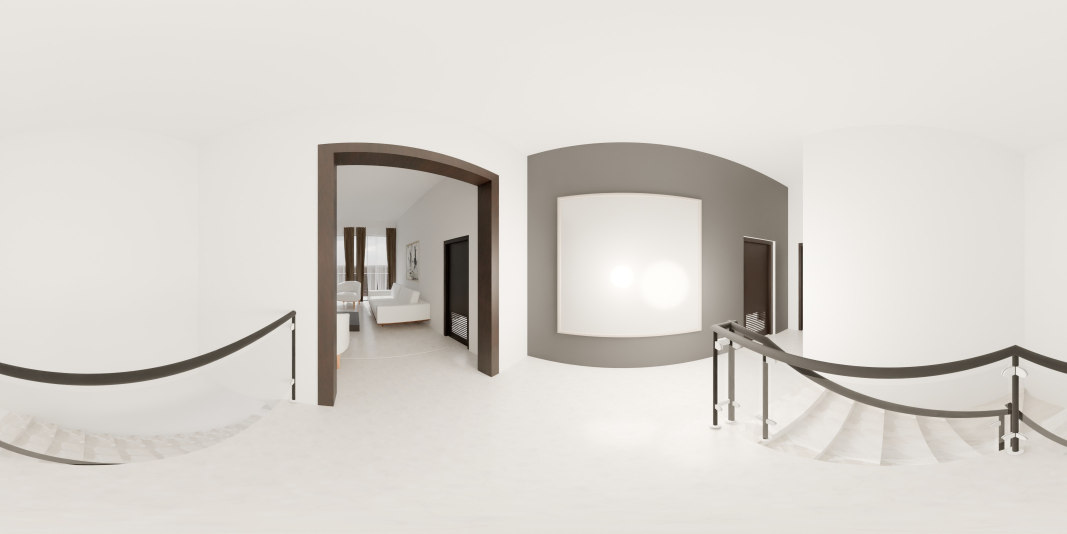
#> input picture lobby-premium/panos/lobby.jpg, 3200 x 1600 px (shown at 1/3 size)
$ python deploy_lobby.py
#> lines starting #> are read from the running program, lines starting #| are printed output that depends on the picture
import json, math, shutil
from PIL import Image
import os
os.chdir(r"C:/Users/USER/Downloads/skp_client/site")
os.makedirs("lobby-premium/panos", exist_ok=True)
shutil.copy2(r"C:/Users/USER/Downloads/skp_client/mbath_out/lobby_pano.jpg", "lobby-premium/panos/lobby.jpg")
shutil.copy2(r"C:/Users/USER/Downloads/skp_client/mbath_out/lobby_depth.png", "lobby-premium/panos/depth_rgbd.png")
Image.open("lobby-premium/panos/lobby.jpg").resize((512,256), Image.LANCZOS).save("tour-nav/thumbs/lobby.jpg", quality=88)
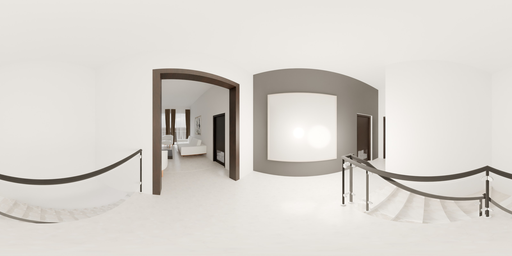
#> saved as lobby.jpg: PIL image 512x256 RGB; mean R, G, B 215.6, 211.4, 205.6

#> (the run stopped early here; a loop or call above may not have finished)

$ run again, with review/bd2_mirror142_crop.jpg copied over lobby-premium/panos/lobby.jpg
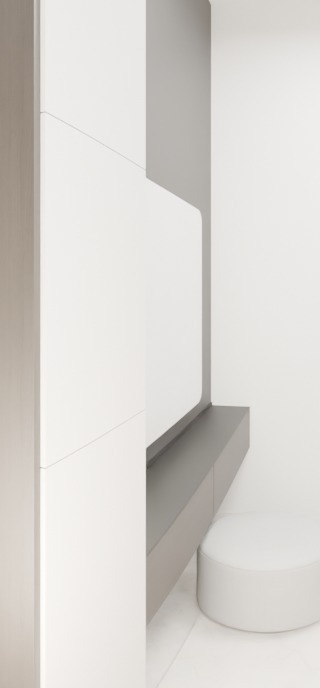
#> input picture review/bd2_mirror142_crop.jpg, 320 x 688 px
#> `Image.open("lobby-premium/panos/lobby.jpg").resize((512,256), Image.LA..`:
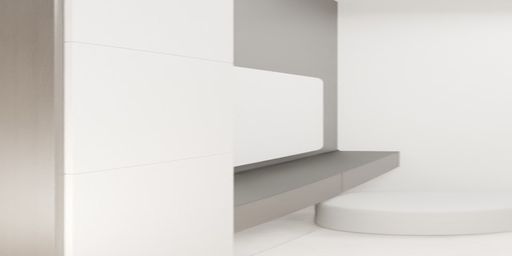
#> saved as lobby.jpg: PIL image 512x256 RGB; mean R, G, B 216.5, 213.4, 209.2
